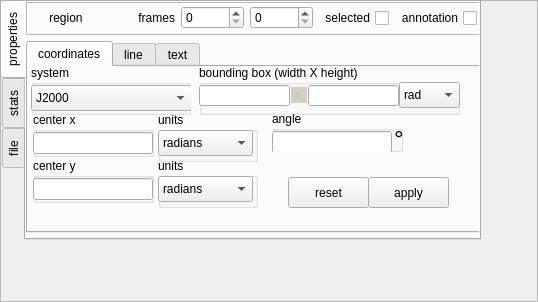
<?xml version="1.0" encoding="UTF-8"?>
<ui version="4.0">
 <class>QtRegionState</class>
 <widget class="QFrame" name="QtRegionState">
  <property name="geometry">
   <rect>
    <x>0</x>
    <y>0</y>
    <width>538</width>
    <height>302</height>
   </rect>
  </property>
  <property name="windowTitle">
   <string>Frame</string>
  </property>
  <property name="toolTip">
   <string>font size</string>
  </property>
  <property name="frameShape">
   <enum>QFrame::StyledPanel</enum>
  </property>
  <property name="frameShadow">
   <enum>QFrame::Raised</enum>
  </property>
  <widget class="QTabWidget" name="categories">
   <property name="geometry">
    <rect>
     <x>0</x>
     <y>0</y>
     <width>481</width>
     <height>240</height>
    </rect>
   </property>
   <property name="tabPosition">
    <enum>QTabWidget::West</enum>
   </property>
   <property name="tabShape">
    <enum>QTabWidget::Rounded</enum>
   </property>
   <property name="currentIndex">
    <number>0</number>
   </property>
   <widget class="QWidget" name="state_tab">
    <attribute name="title">
     <string>properties</string>
    </attribute>
    <widget class="QWidget" name="verticalLayoutWidget">
     <property name="geometry">
      <rect>
       <x>0</x>
       <y>0</y>
       <width>539</width>
       <height>231</height>
      </rect>
     </property>
     <layout class="QVBoxLayout" name="verticalLayout">
      <item>
       <widget class="QFrame" name="frame">
        <property name="sizePolicy">
         <sizepolicy hsizetype="Preferred" vsizetype="Preferred">
          <horstretch>0</horstretch>
          <verstretch>0</verstretch>
         </sizepolicy>
        </property>
        <property name="minimumSize">
         <size>
          <width>0</width>
          <height>33</height>
         </size>
        </property>
        <property name="maximumSize">
         <size>
          <width>454</width>
          <height>16777215</height>
         </size>
        </property>
        <property name="frameShape">
         <enum>QFrame::StyledPanel</enum>
        </property>
        <property name="frameShadow">
         <enum>QFrame::Raised</enum>
        </property>
        <widget class="QWidget" name="layoutWidget">
         <property name="geometry">
          <rect>
           <x>0</x>
           <y>0</y>
           <width>451</width>
           <height>32</height>
          </rect>
         </property>
         <layout class="QHBoxLayout" name="globalStateLayout">
          <item>
           <widget class="QLabel" name="region_type">
            <property name="minimumSize">
             <size>
              <width>80</width>
              <height>0</height>
             </size>
            </property>
            <property name="maximumSize">
             <size>
              <width>80</width>
              <height>16777215</height>
             </size>
            </property>
            <property name="text">
             <string>region</string>
            </property>
            <property name="alignment">
             <set>Qt::AlignCenter</set>
            </property>
           </widget>
          </item>
          <item>
           <widget class="QLabel" name="label">
            <property name="text">
             <string>frames</string>
            </property>
            <property name="alignment">
             <set>Qt::AlignRight|Qt::AlignTrailing|Qt::AlignVCenter</set>
            </property>
           </widget>
          </item>
          <item>
           <widget class="QSpinBox" name="frame_min">
            <property name="maximum">
             <number>99</number>
            </property>
           </widget>
          </item>
          <item>
           <widget class="QSpinBox" name="frame_max"/>
          </item>
          <item>
           <widget class="QCheckBox" name="region_mark">
            <property name="toolTip">
             <string>mark for later operations</string>
            </property>
            <property name="layoutDirection">
             <enum>Qt::RightToLeft</enum>
            </property>
            <property name="text">
             <string>selected</string>
            </property>
           </widget>
          </item>
          <item>
           <widget class="QCheckBox" name="region_annotation">
            <property name="toolTip">
             <string>mark this region as an annotation
(which does not participate in calculations)</string>
            </property>
            <property name="layoutDirection">
             <enum>Qt::RightToLeft</enum>
            </property>
            <property name="text">
             <string>annotation</string>
            </property>
           </widget>
          </item>
         </layout>
        </widget>
       </widget>
      </item>
      <item>
       <widget class="QTabWidget" name="states">
        <property name="currentIndex">
         <number>0</number>
        </property>
        <widget class="QWidget" name="coordinateTab">
         <attribute name="title">
          <string>coordinates</string>
         </attribute>
         <widget class="QGroupBox" name="coordinate_system_box">
          <property name="geometry">
           <rect>
            <x>3</x>
            <y>-2</y>
            <width>160</width>
            <height>50</height>
           </rect>
          </property>
          <property name="minimumSize">
           <size>
            <width>160</width>
            <height>50</height>
           </size>
          </property>
          <property name="title">
           <string>system</string>
          </property>
          <property name="flat">
           <bool>true</bool>
          </property>
          <widget class="QComboBox" name="coordinate_system">
           <property name="geometry">
            <rect>
             <x>0</x>
             <y>20</y>
             <width>161</width>
             <height>26</height>
            </rect>
           </property>
           <item>
            <property name="text">
             <string>J2000</string>
            </property>
           </item>
           <item>
            <property name="text">
             <string>B1950</string>
            </property>
           </item>
           <item>
            <property name="text">
             <string>galactic</string>
            </property>
           </item>
           <item>
            <property name="text">
             <string>super galactic</string>
            </property>
           </item>
           <item>
            <property name="text">
             <string>ecliptic</string>
            </property>
           </item>
          </widget>
         </widget>
         <widget class="QGroupBox" name="x_units_box">
          <property name="geometry">
           <rect>
            <x>130</x>
            <y>45</y>
            <width>100</width>
            <height>50</height>
           </rect>
          </property>
          <property name="minimumSize">
           <size>
            <width>100</width>
            <height>50</height>
           </size>
          </property>
          <property name="title">
           <string>units</string>
          </property>
          <property name="flat">
           <bool>true</bool>
          </property>
          <widget class="QComboBox" name="x_units">
           <property name="geometry">
            <rect>
             <x>0</x>
             <y>18</y>
             <width>95</width>
             <height>26</height>
            </rect>
           </property>
           <item>
            <property name="text">
             <string>radians</string>
            </property>
           </item>
           <item>
            <property name="text">
             <string>degrees</string>
            </property>
           </item>
           <item>
            <property name="text">
             <string>sexagesimal</string>
            </property>
           </item>
           <item>
            <property name="text">
             <string>pixel</string>
            </property>
           </item>
          </widget>
          <widget class="QGroupBox" name="x_units_box_2">
           <property name="geometry">
            <rect>
             <x>0</x>
             <y>50</y>
             <width>100</width>
             <height>50</height>
            </rect>
           </property>
           <property name="minimumSize">
            <size>
             <width>100</width>
             <height>50</height>
            </size>
           </property>
           <property name="title">
            <string>units</string>
           </property>
           <property name="flat">
            <bool>true</bool>
           </property>
           <widget class="QComboBox" name="coordinate_units_2">
            <property name="geometry">
             <rect>
              <x>0</x>
              <y>20</y>
              <width>101</width>
              <height>26</height>
             </rect>
            </property>
            <item>
             <property name="text">
              <string>radians</string>
             </property>
            </item>
            <item>
             <property name="text">
              <string>degrees</string>
             </property>
            </item>
            <item>
             <property name="text">
              <string>H:M:S</string>
             </property>
            </item>
            <item>
             <property name="text">
              <string>D.M.S</string>
             </property>
            </item>
           </widget>
          </widget>
         </widget>
         <widget class="QGroupBox" name="groupBox_3">
          <property name="geometry">
           <rect>
            <x>5</x>
            <y>45</y>
            <width>121</width>
            <height>45</height>
           </rect>
          </property>
          <property name="title">
           <string>center x</string>
          </property>
          <property name="flat">
           <bool>true</bool>
          </property>
          <widget class="QLineEdit" name="center_x">
           <property name="geometry">
            <rect>
             <x>0</x>
             <y>20</y>
             <width>120</width>
             <height>22</height>
            </rect>
           </property>
          </widget>
         </widget>
         <widget class="QGroupBox" name="groupBox_4">
          <property name="geometry">
           <rect>
            <x>5</x>
            <y>91</y>
            <width>121</width>
            <height>45</height>
           </rect>
          </property>
          <property name="title">
           <string notr="true">center y</string>
          </property>
          <property name="flat">
           <bool>true</bool>
          </property>
          <widget class="QLineEdit" name="center_y">
           <property name="geometry">
            <rect>
             <x>0</x>
             <y>20</y>
             <width>120</width>
             <height>22</height>
            </rect>
           </property>
          </widget>
         </widget>
         <widget class="QGroupBox" name="coordinate_angle_box">
          <property name="geometry">
           <rect>
            <x>244</x>
            <y>44</y>
            <width>131</width>
            <height>41</height>
           </rect>
          </property>
          <property name="title">
           <string>angle</string>
          </property>
          <property name="flat">
           <bool>true</bool>
          </property>
          <widget class="QLineEdit" name="center_angle">
           <property name="geometry">
            <rect>
             <x>0</x>
             <y>20</y>
             <width>120</width>
             <height>22</height>
            </rect>
           </property>
          </widget>
          <widget class="QLabel" name="center_angle_degrees">
           <property name="geometry">
            <rect>
             <x>122</x>
             <y>20</y>
             <width>21</width>
             <height>16</height>
            </rect>
           </property>
           <property name="font">
            <font>
             <pointsize>18</pointsize>
            </font>
           </property>
           <property name="text">
            <string>°</string>
           </property>
          </widget>
         </widget>
         <widget class="QPushButton" name="coordinates_apply">
          <property name="geometry">
           <rect>
            <x>340</x>
            <y>110</y>
            <width>81</width>
            <height>31</height>
           </rect>
          </property>
          <property name="toolTip">
           <string>apply coordinate changes</string>
          </property>
          <property name="text">
           <string>apply</string>
          </property>
         </widget>
         <widget class="QPushButton" name="coordinates_reset">
          <property name="geometry">
           <rect>
            <x>260</x>
            <y>110</y>
            <width>81</width>
            <height>31</height>
           </rect>
          </property>
          <property name="toolTip">
           <string>reset unapplied coordinate changes</string>
          </property>
          <property name="text">
           <string>reset</string>
          </property>
         </widget>
         <widget class="QGroupBox" name="y_units_box">
          <property name="geometry">
           <rect>
            <x>130</x>
            <y>91</y>
            <width>100</width>
            <height>50</height>
           </rect>
          </property>
          <property name="minimumSize">
           <size>
            <width>100</width>
            <height>50</height>
           </size>
          </property>
          <property name="title">
           <string>units</string>
          </property>
          <property name="flat">
           <bool>true</bool>
          </property>
          <widget class="QComboBox" name="y_units">
           <property name="geometry">
            <rect>
             <x>0</x>
             <y>18</y>
             <width>95</width>
             <height>26</height>
            </rect>
           </property>
           <item>
            <property name="text">
             <string>radians</string>
            </property>
           </item>
           <item>
            <property name="text">
             <string>degrees</string>
            </property>
           </item>
           <item>
            <property name="text">
             <string>sexagesimal</string>
            </property>
           </item>
           <item>
            <property name="text">
             <string>pixel</string>
            </property>
           </item>
          </widget>
         </widget>
         <widget class="QGroupBox" name="bounding_box_dimensions">
          <property name="geometry">
           <rect>
            <x>171</x>
            <y>-2</y>
            <width>261</width>
            <height>50</height>
           </rect>
          </property>
          <property name="minimumSize">
           <size>
            <width>180</width>
            <height>50</height>
           </size>
          </property>
          <property name="title">
           <string>bounding box (width X height)</string>
          </property>
          <property name="flat">
           <bool>true</bool>
          </property>
          <widget class="QLineEdit" name="bounding_box_vs">
           <property name="enabled">
            <bool>false</bool>
           </property>
           <property name="geometry">
            <rect>
             <x>92</x>
             <y>22</y>
             <width>16</width>
             <height>16</height>
            </rect>
           </property>
           <property name="palette">
            <palette>
             <active>
              <colorrole role="Base">
               <brush brushstyle="SolidPattern">
                <color alpha="255">
                 <red>232</red>
                 <green>232</green>
                 <blue>232</blue>
                </color>
               </brush>
              </colorrole>
             </active>
             <inactive>
              <colorrole role="Base">
               <brush brushstyle="SolidPattern">
                <color alpha="255">
                 <red>232</red>
                 <green>232</green>
                 <blue>232</blue>
                </color>
               </brush>
              </colorrole>
             </inactive>
             <disabled>
              <colorrole role="Base">
               <brush brushstyle="SolidPattern">
                <color alpha="255">
                 <red>212</red>
                 <green>208</green>
                 <blue>200</blue>
                </color>
               </brush>
              </colorrole>
             </disabled>
            </palette>
           </property>
           <property name="font">
            <font>
             <pointsize>10</pointsize>
            </font>
           </property>
           <property name="acceptDrops">
            <bool>false</bool>
           </property>
           <property name="text">
            <string>X</string>
           </property>
           <property name="maxLength">
            <number>50</number>
           </property>
           <property name="frame">
            <bool>false</bool>
           </property>
           <property name="alignment">
            <set>Qt::AlignCenter</set>
           </property>
           <property name="readOnly">
            <bool>true</bool>
           </property>
          </widget>
          <widget class="QComboBox" name="dim_units">
           <property name="geometry">
            <rect>
             <x>200</x>
             <y>17</y>
             <width>61</width>
             <height>26</height>
            </rect>
           </property>
           <item>
            <property name="text">
             <string>rad</string>
            </property>
           </item>
           <item>
            <property name="text">
             <string>°</string>
            </property>
           </item>
           <item>
            <property name="text">
             <string>&quot;</string>
            </property>
           </item>
           <item>
            <property name="text">
             <string>'</string>
            </property>
           </item>
           <item>
            <property name="text">
             <string>pix</string>
            </property>
           </item>
          </widget>
          <widget class="QLineEdit" name="bounding_width">
           <property name="geometry">
            <rect>
             <x>0</x>
             <y>20</y>
             <width>91</width>
             <height>21</height>
            </rect>
           </property>
           <property name="alignment">
            <set>Qt::AlignRight|Qt::AlignTrailing|Qt::AlignVCenter</set>
           </property>
          </widget>
          <widget class="QLineEdit" name="bounding_height">
           <property name="geometry">
            <rect>
             <x>109</x>
             <y>20</y>
             <width>91</width>
             <height>21</height>
            </rect>
           </property>
          </widget>
         </widget>
        </widget>
        <widget class="QWidget" name="lineTab">
         <attribute name="title">
          <string>line</string>
         </attribute>
         <widget class="QGroupBox" name="groupBox_8">
          <property name="geometry">
           <rect>
            <x>0</x>
            <y>0</y>
            <width>161</width>
            <height>50</height>
           </rect>
          </property>
          <property name="minimumSize">
           <size>
            <width>120</width>
            <height>50</height>
           </size>
          </property>
          <property name="title">
           <string>color</string>
          </property>
          <property name="flat">
           <bool>true</bool>
          </property>
          <widget class="QComboBox" name="line_color">
           <property name="geometry">
            <rect>
             <x>0</x>
             <y>20</y>
             <width>161</width>
             <height>26</height>
            </rect>
           </property>
           <property name="currentIndex">
            <number>3</number>
           </property>
           <item>
            <property name="text">
             <string>black</string>
            </property>
           </item>
           <item>
            <property name="text">
             <string>white</string>
            </property>
           </item>
           <item>
            <property name="text">
             <string>red</string>
            </property>
           </item>
           <item>
            <property name="text">
             <string>green</string>
            </property>
           </item>
           <item>
            <property name="text">
             <string>blue</string>
            </property>
           </item>
           <item>
            <property name="text">
             <string>cyan</string>
            </property>
           </item>
           <item>
            <property name="text">
             <string>magenta</string>
            </property>
           </item>
           <item>
            <property name="text">
             <string>yellow</string>
            </property>
           </item>
           <item>
            <property name="text">
             <string>gray</string>
            </property>
           </item>
          </widget>
         </widget>
         <widget class="QGroupBox" name="groupBox_9">
          <property name="geometry">
           <rect>
            <x>170</x>
            <y>0</y>
            <width>61</width>
            <height>50</height>
           </rect>
          </property>
          <property name="minimumSize">
           <size>
            <width>26</width>
            <height>50</height>
           </size>
          </property>
          <property name="title">
           <string>width</string>
          </property>
          <property name="flat">
           <bool>true</bool>
          </property>
          <widget class="QSpinBox" name="line_width">
           <property name="geometry">
            <rect>
             <x>0</x>
             <y>20</y>
             <width>57</width>
             <height>25</height>
            </rect>
           </property>
           <property name="minimum">
            <number>1</number>
           </property>
           <property name="maximum">
            <number>10</number>
           </property>
          </widget>
         </widget>
         <widget class="QGroupBox" name="groupBox_10">
          <property name="geometry">
           <rect>
            <x>240</x>
            <y>0</y>
            <width>120</width>
            <height>50</height>
           </rect>
          </property>
          <property name="minimumSize">
           <size>
            <width>120</width>
            <height>50</height>
           </size>
          </property>
          <property name="title">
           <string>style</string>
          </property>
          <property name="flat">
           <bool>true</bool>
          </property>
          <widget class="QComboBox" name="line_style">
           <property name="geometry">
            <rect>
             <x>0</x>
             <y>20</y>
             <width>115</width>
             <height>26</height>
            </rect>
           </property>
           <item>
            <property name="text">
             <string>solid</string>
            </property>
           </item>
           <item>
            <property name="text">
             <string>dashed</string>
            </property>
           </item>
           <item>
            <property name="text">
             <string>dotted</string>
            </property>
           </item>
          </widget>
         </widget>
        </widget>
        <widget class="QWidget" name="textTab">
         <attribute name="title">
          <string>text</string>
         </attribute>
         <widget class="QGroupBox" name="groupBox_5">
          <property name="geometry">
           <rect>
            <x>0</x>
            <y>-3</y>
            <width>281</width>
            <height>41</height>
           </rect>
          </property>
          <property name="title">
           <string>value</string>
          </property>
          <property name="flat">
           <bool>true</bool>
          </property>
          <widget class="QLineEdit" name="text">
           <property name="geometry">
            <rect>
             <x>0</x>
             <y>20</y>
             <width>281</width>
             <height>22</height>
            </rect>
           </property>
          </widget>
         </widget>
         <widget class="QGroupBox" name="groupBox_6">
          <property name="geometry">
           <rect>
            <x>290</x>
            <y>-3</y>
            <width>151</width>
            <height>50</height>
           </rect>
          </property>
          <property name="minimumSize">
           <size>
            <width>120</width>
            <height>50</height>
           </size>
          </property>
          <property name="title">
           <string>color</string>
          </property>
          <property name="flat">
           <bool>true</bool>
          </property>
          <widget class="QComboBox" name="text_color">
           <property name="geometry">
            <rect>
             <x>0</x>
             <y>18</y>
             <width>151</width>
             <height>26</height>
            </rect>
           </property>
           <property name="currentIndex">
            <number>3</number>
           </property>
           <item>
            <property name="text">
             <string>black</string>
            </property>
           </item>
           <item>
            <property name="text">
             <string>white</string>
            </property>
           </item>
           <item>
            <property name="text">
             <string>red</string>
            </property>
           </item>
           <item>
            <property name="text">
             <string>green</string>
            </property>
           </item>
           <item>
            <property name="text">
             <string>blue</string>
            </property>
           </item>
           <item>
            <property name="text">
             <string>cyan</string>
            </property>
           </item>
           <item>
            <property name="text">
             <string>magenta</string>
            </property>
           </item>
           <item>
            <property name="text">
             <string>yellow</string>
            </property>
           </item>
           <item>
            <property name="text">
             <string>gray</string>
            </property>
           </item>
           <item>
            <property name="text">
             <string>custom</string>
            </property>
           </item>
          </widget>
         </widget>
         <widget class="QGroupBox" name="groupBox_7">
          <property name="geometry">
           <rect>
            <x>0</x>
            <y>37</y>
            <width>441</width>
            <height>50</height>
           </rect>
          </property>
          <property name="minimumSize">
           <size>
            <width>120</width>
            <height>50</height>
           </size>
          </property>
          <property name="title">
           <string>font</string>
          </property>
          <property name="flat">
           <bool>true</bool>
          </property>
          <widget class="QFontComboBox" name="font_name">
           <property name="geometry">
            <rect>
             <x>0</x>
             <y>20</y>
             <width>361</width>
             <height>26</height>
            </rect>
           </property>
           <property name="toolTip">
            <string>font name</string>
           </property>
          </widget>
          <widget class="QSpinBox" name="font_size">
           <property name="geometry">
            <rect>
             <x>374</x>
             <y>20</y>
             <width>63</width>
             <height>25</height>
            </rect>
           </property>
           <property name="minimum">
            <number>7</number>
           </property>
           <property name="value">
            <number>11</number>
           </property>
          </widget>
         </widget>
         <widget class="QWidget" name="horizontalLayoutWidget">
          <property name="geometry">
           <rect>
            <x>6</x>
            <y>83</y>
            <width>112</width>
            <height>31</height>
           </rect>
          </property>
          <layout class="QHBoxLayout" name="horizontalLayout">
           <item>
            <widget class="QCheckBox" name="font_bold">
             <property name="text">
              <string>bold</string>
             </property>
            </widget>
           </item>
           <item>
            <widget class="QCheckBox" name="font_italic">
             <property name="text">
              <string>italic</string>
             </property>
            </widget>
           </item>
          </layout>
         </widget>
         <widget class="QDial" name="text_position">
          <property name="geometry">
           <rect>
            <x>130</x>
            <y>81</y>
            <width>31</width>
            <height>31</height>
           </rect>
          </property>
          <property name="sizePolicy">
           <sizepolicy hsizetype="Fixed" vsizetype="Fixed">
            <horstretch>0</horstretch>
            <verstretch>0</verstretch>
           </sizepolicy>
          </property>
          <property name="toolTip">
           <string>text position</string>
          </property>
          <property name="minimum">
           <number>0</number>
          </property>
          <property name="maximum">
           <number>4</number>
          </property>
          <property name="sliderPosition">
           <number>2</number>
          </property>
          <property name="orientation">
           <enum>Qt::Horizontal</enum>
          </property>
          <property name="invertedAppearance">
           <bool>false</bool>
          </property>
          <property name="invertedControls">
           <bool>false</bool>
          </property>
          <property name="wrapping">
           <bool>true</bool>
          </property>
          <property name="notchTarget">
           <double>3.700000000000000</double>
          </property>
          <property name="notchesVisible">
           <bool>false</bool>
          </property>
         </widget>
         <widget class="QSpinBox" name="y_off">
          <property name="geometry">
           <rect>
            <x>229</x>
            <y>84</y>
            <width>57</width>
            <height>25</height>
           </rect>
          </property>
          <property name="toolTip">
           <string>y offset delta</string>
          </property>
          <property name="minimum">
           <number>-999</number>
          </property>
          <property name="maximum">
           <number>999</number>
          </property>
          <property name="singleStep">
           <number>10</number>
          </property>
         </widget>
         <widget class="QSpinBox" name="x_off">
          <property name="geometry">
           <rect>
            <x>170</x>
            <y>84</y>
            <width>57</width>
            <height>25</height>
           </rect>
          </property>
          <property name="toolTip">
           <string>x offset delta</string>
          </property>
          <property name="minimum">
           <number>-999</number>
          </property>
          <property name="maximum">
           <number>999</number>
          </property>
          <property name="singleStep">
           <number>10</number>
          </property>
         </widget>
        </widget>
       </widget>
      </item>
     </layout>
    </widget>
   </widget>
   <widget class="QWidget" name="statistics_tab">
    <attribute name="title">
     <string>stats</string>
    </attribute>
    <widget class="QStackedWidget" name="statistics_group">
     <property name="geometry">
      <rect>
       <x>-5</x>
       <y>0</y>
       <width>458</width>
       <height>235</height>
      </rect>
     </property>
     <property name="minimumSize">
      <size>
       <width>455</width>
       <height>0</height>
      </size>
     </property>
     <property name="currentIndex">
      <number>-1</number>
     </property>
    </widget>
   </widget>
   <widget class="QWidget" name="tab">
    <attribute name="title">
     <string>file</string>
    </attribute>
    <widget class="QTabWidget" name="file_tab">
     <property name="geometry">
      <rect>
       <x>0</x>
       <y>0</y>
       <width>451</width>
       <height>230</height>
      </rect>
     </property>
     <property name="currentIndex">
      <number>0</number>
     </property>
     <widget class="QWidget" name="tab_2">
      <attribute name="title">
       <string>save</string>
      </attribute>
      <widget class="QGroupBox" name="save_file_name">
       <property name="geometry">
        <rect>
         <x>0</x>
         <y>0</y>
         <width>441</width>
         <height>51</height>
        </rect>
       </property>
       <property name="title">
        <string>file name</string>
       </property>
       <property name="flat">
        <bool>true</bool>
       </property>
       <widget class="QLineEdit" name="save_filename">
        <property name="geometry">
         <rect>
          <x>1</x>
          <y>23</y>
          <width>361</width>
          <height>22</height>
         </rect>
        </property>
       </widget>
       <widget class="QPushButton" name="save_file_name_browse">
        <property name="geometry">
         <rect>
          <x>362</x>
          <y>20</y>
          <width>81</width>
          <height>32</height>
         </rect>
        </property>
        <property name="text">
         <string>browse</string>
        </property>
       </widget>
      </widget>
      <widget class="QGroupBox" name="groupBox_11">
       <property name="geometry">
        <rect>
         <x>0</x>
         <y>50</y>
         <width>171</width>
         <height>51</height>
        </rect>
       </property>
       <property name="title">
        <string>file format</string>
       </property>
       <property name="flat">
        <bool>true</bool>
       </property>
       <widget class="QComboBox" name="save_file_type">
        <property name="geometry">
         <rect>
          <x>-2</x>
          <y>20</y>
          <width>161</width>
          <height>26</height>
         </rect>
        </property>
        <item>
         <property name="text">
          <string>CASA region file</string>
         </property>
        </item>
        <item>
         <property name="text">
          <string>DS9 region file</string>
         </property>
        </item>
       </widget>
      </widget>
      <widget class="QPushButton" name="save_now">
       <property name="geometry">
        <rect>
         <x>327</x>
         <y>120</y>
         <width>114</width>
         <height>31</height>
        </rect>
       </property>
       <property name="toolTip">
        <string>save region(s) to file...</string>
       </property>
       <property name="text">
        <string>save now</string>
       </property>
      </widget>
      <widget class="QGroupBox" name="groupBox">
       <property name="geometry">
        <rect>
         <x>190</x>
         <y>50</y>
         <width>151</width>
         <height>81</height>
        </rect>
       </property>
       <property name="title">
        <string>output contents</string>
       </property>
       <property name="flat">
        <bool>true</bool>
       </property>
       <widget class="QRadioButton" name="save_current_region">
        <property name="geometry">
         <rect>
          <x>6</x>
          <y>20</y>
          <width>121</width>
          <height>20</height>
         </rect>
        </property>
        <property name="text">
         <string>current region</string>
        </property>
        <property name="checked">
         <bool>true</bool>
        </property>
       </widget>
       <widget class="QRadioButton" name="save_marked_regions">
        <property name="geometry">
         <rect>
          <x>6</x>
          <y>40</y>
          <width>151</width>
          <height>20</height>
         </rect>
        </property>
        <property name="text">
         <string>all marked regions</string>
        </property>
       </widget>
       <widget class="QRadioButton" name="save_all_regions">
        <property name="geometry">
         <rect>
          <x>6</x>
          <y>60</y>
          <width>102</width>
          <height>20</height>
         </rect>
        </property>
        <property name="text">
         <string>all regions</string>
        </property>
       </widget>
      </widget>
      <widget class="QGroupBox" name="csys_box">
       <property name="geometry">
        <rect>
         <x>0</x>
         <y>100</y>
         <width>171</width>
         <height>51</height>
        </rect>
       </property>
       <property name="title">
        <string>coordinate system</string>
       </property>
       <property name="flat">
        <bool>true</bool>
       </property>
       <widget class="QComboBox" name="save_csys_type">
        <property name="geometry">
         <rect>
          <x>-2</x>
          <y>20</y>
          <width>161</width>
          <height>26</height>
         </rect>
        </property>
        <item>
         <property name="text">
          <string>pixel</string>
         </property>
        </item>
        <item>
         <property name="text">
          <string>j2000</string>
         </property>
        </item>
        <item>
         <property name="text">
          <string>b1950</string>
         </property>
        </item>
       </widget>
      </widget>
     </widget>
     <widget class="QWidget" name="tab_3">
      <attribute name="title">
       <string>load</string>
      </attribute>
      <widget class="QGroupBox" name="load_file_name">
       <property name="geometry">
        <rect>
         <x>0</x>
         <y>0</y>
         <width>441</width>
         <height>51</height>
        </rect>
       </property>
       <property name="title">
        <string>file name</string>
       </property>
       <property name="flat">
        <bool>true</bool>
       </property>
       <widget class="QLineEdit" name="load_filename">
        <property name="geometry">
         <rect>
          <x>1</x>
          <y>23</y>
          <width>361</width>
          <height>22</height>
         </rect>
        </property>
       </widget>
       <widget class="QPushButton" name="load_file_name_browse">
        <property name="geometry">
         <rect>
          <x>362</x>
          <y>20</y>
          <width>81</width>
          <height>32</height>
         </rect>
        </property>
        <property name="text">
         <string>browse</string>
        </property>
       </widget>
      </widget>
      <widget class="QGroupBox" name="groupBox_12">
       <property name="geometry">
        <rect>
         <x>0</x>
         <y>50</y>
         <width>171</width>
         <height>51</height>
        </rect>
       </property>
       <property name="title">
        <string>file format</string>
       </property>
       <property name="flat">
        <bool>true</bool>
       </property>
       <widget class="QComboBox" name="load_file_type">
        <property name="geometry">
         <rect>
          <x>-2</x>
          <y>20</y>
          <width>161</width>
          <height>26</height>
         </rect>
        </property>
        <item>
         <property name="text">
          <string>CASA region file</string>
         </property>
        </item>
        <item>
         <property name="text">
          <string>DS9 region file</string>
         </property>
        </item>
       </widget>
      </widget>
      <widget class="QPushButton" name="load_now">
       <property name="geometry">
        <rect>
         <x>210</x>
         <y>70</y>
         <width>114</width>
         <height>31</height>
        </rect>
       </property>
       <property name="toolTip">
        <string>load region(s) from file...</string>
       </property>
       <property name="text">
        <string>load now</string>
       </property>
      </widget>
     </widget>
    </widget>
   </widget>
  </widget>
 </widget>
 <resources/>
 <connections/>
</ui>
